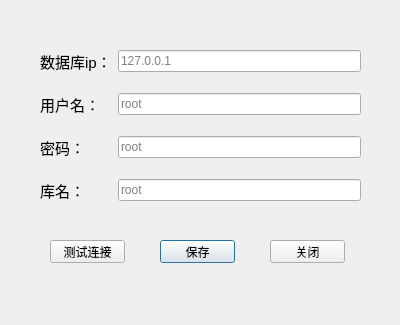
<?xml version="1.0" encoding="UTF-8"?>
<ui version="4.0">
 <class>Dialog</class>
 <widget class="QDialog" name="Dialog">
  <property name="geometry">
   <rect>
    <x>0</x>
    <y>0</y>
    <width>400</width>
    <height>325</height>
   </rect>
  </property>
  <property name="windowTitle">
   <string>Dialog</string>
  </property>
  <widget class="QWidget" name="formLayoutWidget_3">
   <property name="geometry">
    <rect>
     <x>30</x>
     <y>20</y>
     <width>341</width>
     <height>201</height>
    </rect>
   </property>
   <layout class="QFormLayout" name="formLayout">
    <property name="labelAlignment">
     <set>Qt::AlignLeading|Qt::AlignLeft|Qt::AlignVCenter</set>
    </property>
    <property name="horizontalSpacing">
     <number>6</number>
    </property>
    <property name="verticalSpacing">
     <number>20</number>
    </property>
    <property name="leftMargin">
     <number>10</number>
    </property>
    <property name="topMargin">
     <number>30</number>
    </property>
    <property name="rightMargin">
     <number>10</number>
    </property>
    <property name="bottomMargin">
     <number>0</number>
    </property>
    <item row="0" column="0">
     <widget class="QLabel" name="lburn">
      <property name="font">
       <font>
        <pointsize>11</pointsize>
       </font>
      </property>
      <property name="text">
       <string>数据库ip：</string>
      </property>
     </widget>
    </item>
    <item row="0" column="1">
     <widget class="QLineEdit" name="ledb">
      <property name="placeholderText">
       <string>127.0.0.1</string>
      </property>
     </widget>
    </item>
    <item row="1" column="0">
     <widget class="QLabel" name="lbdb">
      <property name="font">
       <font>
        <pointsize>11</pointsize>
       </font>
      </property>
      <property name="text">
       <string>用户名：</string>
      </property>
     </widget>
    </item>
    <item row="1" column="1">
     <widget class="QLineEdit" name="leusr">
      <property name="placeholderText">
       <string>root</string>
      </property>
     </widget>
    </item>
    <item row="2" column="0">
     <widget class="QLabel" name="lbpwd">
      <property name="font">
       <font>
        <pointsize>11</pointsize>
       </font>
      </property>
      <property name="text">
       <string>密码：</string>
      </property>
     </widget>
    </item>
    <item row="2" column="1">
     <widget class="QLineEdit" name="lepwd">
      <property name="placeholderText">
       <string>root</string>
      </property>
     </widget>
    </item>
    <item row="3" column="0">
     <widget class="QLabel" name="lbdbname">
      <property name="font">
       <font>
        <pointsize>11</pointsize>
       </font>
      </property>
      <property name="text">
       <string>库名：</string>
      </property>
     </widget>
    </item>
    <item row="3" column="1">
     <widget class="QLineEdit" name="ledbname">
      <property name="placeholderText">
       <string>root</string>
      </property>
     </widget>
    </item>
   </layout>
  </widget>
  <widget class="QPushButton" name="pbsavelink">
   <property name="geometry">
    <rect>
     <x>160</x>
     <y>240</y>
     <width>75</width>
     <height>23</height>
    </rect>
   </property>
   <property name="text">
    <string>保存</string>
   </property>
  </widget>
  <widget class="QPushButton" name="pbcancel">
   <property name="geometry">
    <rect>
     <x>270</x>
     <y>240</y>
     <width>75</width>
     <height>23</height>
    </rect>
   </property>
   <property name="text">
    <string>关闭</string>
   </property>
  </widget>
  <widget class="QPushButton" name="pbtestlink">
   <property name="geometry">
    <rect>
     <x>50</x>
     <y>240</y>
     <width>75</width>
     <height>23</height>
    </rect>
   </property>
   <property name="text">
    <string>测试连接</string>
   </property>
  </widget>
  <widget class="QLabel" name="lbstatus">
   <property name="geometry">
    <rect>
     <x>10</x>
     <y>270</y>
     <width>381</width>
     <height>51</height>
    </rect>
   </property>
   <property name="text">
    <string/>
   </property>
  </widget>
 </widget>
 <resources/>
 <connections/>
</ui>
